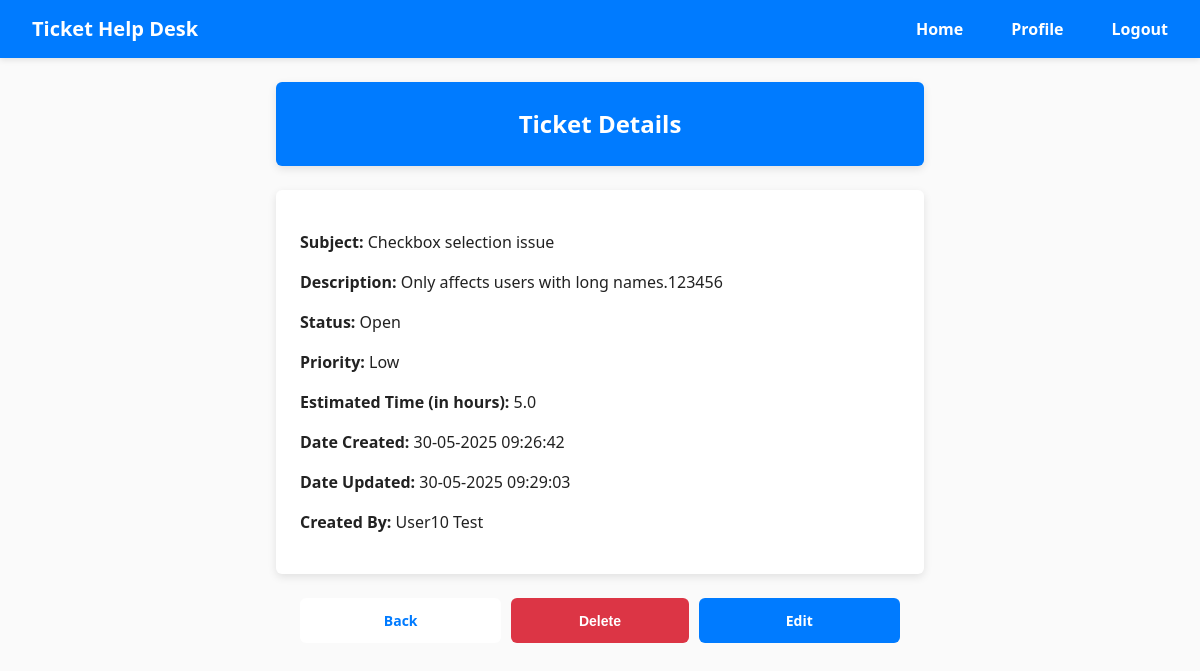
Page /ticket_details/10 (signed in) on the earlier database version.
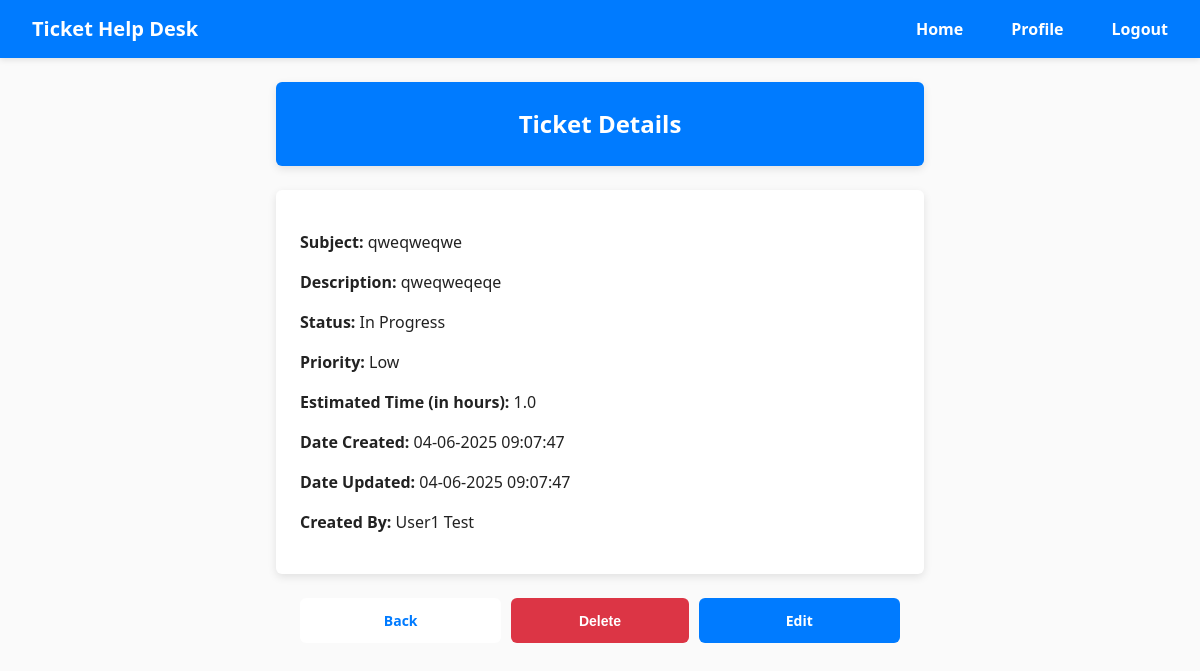
Same page on the later database version.
### HelpDeskTicketingSystem/models/TicketModel.py (models this page shows)
class Ticket(db.Model):
    id = db.Column(db.Integer, primary_key=True)
    subject = db.Column(db.String(100), nullable=False)
    description = db.Column(db.Text, nullable=False)
    status = db.Column(db.String(20), nullable=False)
    priority = db.Column(db.String(20), nullable=False)
    estimated_time = db.Column(db.Float, nullable=False)
    date_created = db.Column(db.DateTime(timezone=True), default=func.current_timestamp())
    date_updated = db.Column(db.DateTime(timezone=True), default=func.current_timestamp(), onupdate=func.current_timestamp())
    user_id = db.Column(db.Integer, db.ForeignKey('user.id'))
    user = relationship('User', backref='tickets')

### HelpDeskTicketingSystem/models/UserModel.py (models this page shows)
class User(db.Model, UserMixin):
    id = db.Column(db.Integer, primary_key=True)
    forename = db.Column(db.String(150))
    surname = db.Column(db.String(150))
    email = db.Column(db.String(150), unique=True)
    password = db.Column(db.String(150))
    account_type = db.Column(db.String(20), nullable=False)

### HelpDeskTicketingSystem/views/tickets.py (the view)
@tickets_bp.route('/ticket_details/<int:ticket_id>', methods=['GET'])
@login_required
def ticket_details(ticket_id):
    ticket = Ticket.query.filter_by(id=ticket_id).first()
    if not ticket:
        flash('Ticket not found.', category='error')
        return redirect(url_for('home.home'))
    if ticket.user_id != current_user.id and current_user.account_type != 'Administrator':
        flash('You do not have permission to view this ticket.', category='error')
        return redirect(url_for('home.home'))
    return render_template('ticket_details.html', ticket=ticket)

### HelpDeskTicketingSystem/__init__.py (called while the page is built)
def create_app():
    app = Flask(__name__)
    app.config.from_object(Config)
    db.init_app(app)
    login_manager.init_app(app)
    login_manager.login_view = 'auth.login'
    from .views.home import home_bp
    from .views.auth import auth_bp
    from .views.users import users_bp
    from .views.tickets import tickets_bp
    app.register_blueprint(home_bp, url_prefix='/')
    app.register_blueprint(auth_bp, url_prefix='/')
    app.register_blueprint(tickets_bp, url_prefix='/')
    app.register_blueprint(users_bp, url_prefix='/')
    create_database(app)
    from .models import User
    @login_manager.user_loader
    def load_user(user_id):
        return User.query.get(int(user_id))
    return app

### HelpDeskTicketingSystem/templates/ticket_details.html
{% extends "base.html" %} {% block title %} Ticket Details {% endblock %} {%
block content %}
<h2>Ticket Details</h2>
<div class="form">
  <p><strong>Subject:</strong> {{ ticket.subject }}</p>
  <p><strong>Description:</strong> {{ ticket.description }}</p>
  <p><strong>Status:</strong> {{ ticket.status }}</p>
  <p><strong>Priority:</strong> {{ ticket.priority }}</p>
  <p><strong>Estimated Time (in hours):</strong> {{ ticket.estimated_time }}</p>
  <p>
    <strong>Date Created:</strong> {{ ticket.date_created.strftime('%d-%m-%Y
    %H:%M:%S') }}
  </p>
  <p>
    <strong>Date Updated:</strong> {{ ticket.date_updated.strftime('%d-%m-%Y
    %H:%M:%S') if ticket.date_updated else "Never" }}
  </p>
  {% if current_user.account_type == 'Administrator' %}
  <p>
    <strong>Created By:</strong> {{ ticket.user.forename }} {{
    ticket.user.surname }}
  </p>
  {% endif %}
</div>
<br />
<div class="btn-group">
  <a href="{{ url_for('home.home') }}" class="btn btn-group btn-secondary"
    >Back</a
  >
  {% if current_user.account_type == 'Administrator' %}
  <form
    method="POST"
    class="btn-form"
    action="{{ url_for('tickets.delete_ticket', ticket_id=ticket.id) }}"
    onsubmit="return confirm('Are you sure you want to delete this ticket?');"
  >
    <button type="submit" class="btn btn-group btn-danger">Delete</button>
  </form>
  {% endif %}
  <a
    href="{{ url_for('tickets.edit_ticket', ticket_id=ticket.id) }}"
    class="btn btn-group btn-primary"
    >Edit</a
  >
</div>
{% endblock %}

Differences in the rows shown:
no longer on this page (row edited): User: user.forename "User10", user.surname "Test"
changed Ticket "Low": subject "Checkbox selection issue" → "qweqweqwe"; description "Only affects users with long names.123456" → "qweqweqeqe"; status "Open" → "In Progress"; estimated_time "5.0" → "1.0"; date_created "30-05-2025 09:26:42" → "04-06-2025 09:07:47"; date_updated "30-05-2025 09:29:03" → "04-06-2025 09:07:47"
now on this page (row edited): User: user.forename "User1", user.surname "Test"
